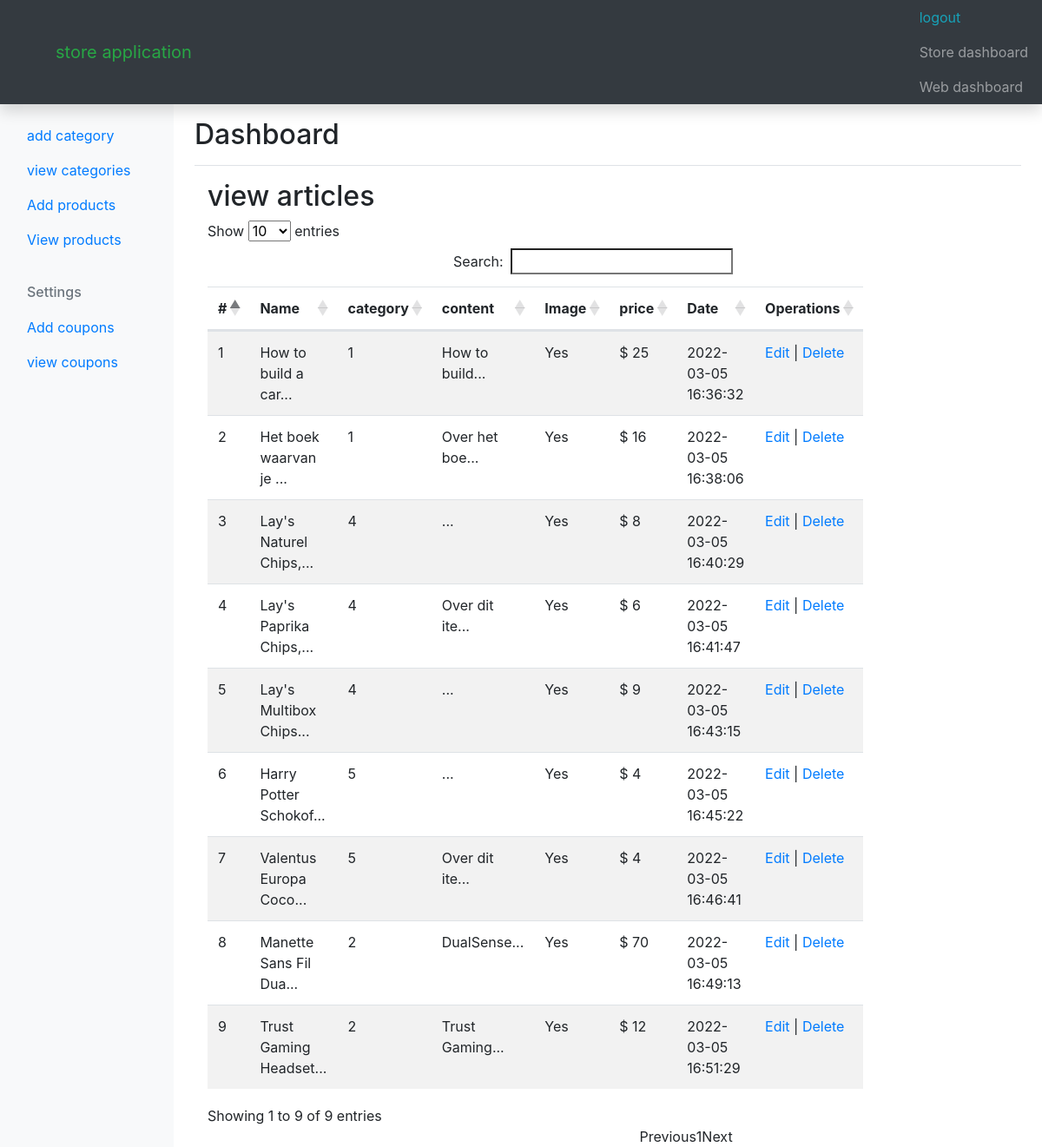
Page /adminstore/view-products.php (signed in) on the committed database.
### tables this page shows
CREATE TABLE IF NOT EXISTS `products` (
  `id` int(11) NOT NULL AUTO_INCREMENT,
  `Name` varchar(250) NOT NULL,
  `Description` text NOT NULL,
  `pic` varchar(250) NOT NULL,
  `Price` decimal(10,0) NOT NULL,
  `catid` varchar(250) NOT NULL,
  `slug` varchar(250) NOT NULL,
  `created` timestamp NOT NULL DEFAULT CURRENT_TIMESTAMP,
  PRIMARY KEY (`id`)
);

### adminstore/view-products.php (the view, shortened to what this page needs)
<?php
require_once('../includes/connect.php');
include ('inc/header.php');
include ('inc/navbar.php');
 ?>
    <main role="main" class="col-md-9 ml-sm-auto col-lg-10 px-md-4">
      <div class="d-flex justify-content-between flex-wrap flex-md-nowrap align-items-center pt-3 pb-2 mb-3 border-bottom">
        <h1 class="h2">Dashboard</h1>
      </div>
   <div class="col-sm-8">
   <h2>view articles</h2>
   <table class="table table-striped"   id="table_id">
    <thead>
      <tr>
                                    <th>#</th>
                                    <th>Name</th>
                                    <th>category</th>
                                    <th> content</th>
                                    <th>Image</th>
                                     <th>price</th>
                                    <th>Date</th>
                                    <th>Operations</th>
      </tr>
    </thead>
    <tbody>
    <?php
                                   $sql = "SELECT * FROM products ";
                                   $result = $db->prepare($sql);
                                   $result->execute();
                                   $res = $result->fetchAll(PDO::FETCH_ASSOC);
                                    foreach ($res as $post) {
  ?>
                                <tr>
                                    <td><?php echo $post['id']; ?></td>
                                    <td><?php echo substr($post['Name'], 0, 20); ?>...</td>
                                    <td><?php
                                       echo $post['catid'];
                                      ?>
                                    </td>
                                    <td><?php echo substr($post['Description'], 0, 12); ?>...</td>
                                    <td><?php if(isset($post['pic']) & !empty($post['pic'])){ echo "Yes"; }else{ echo "No"; } ?></td>
                                    <td> $ <?php echo $post['Price']; ?></td>
                                    <td><?php echo $post['created']; ?></td>
                                    <td><a href="edit-product.php?edit_id=<?php echo $post['id']; ?>">Edit</a> | <a href="?delete_id=<?php echo $post['id']; ?>" onclick="return confirm('sure to delete ?')">Delete</a></td>
                                </tr>
                                <?php } ?>
    </tbody>
  </table>
   </div>
    </main>
    <?php include ('inc/footer.php'); ?>

### rows in the picture
products: id "1", Name "How to build a car", catid "1", Description "How to build", pic "Yes", Price "25", created "2022-03-05 16:36:32"
products: id "2", Name "Het boek waarvan je", catid "1", Description "Over het boe", pic "Yes", Price "16", created "2022-03-05 16:38:06"
products: id "3", Name "Lay's Naturel Chips,", catid "4", pic "Yes", Price "8", created "2022-03-05 16:40:29"
products: id "4", Name "Lay's Paprika Chips,", catid "4", Description "Over dit ite", pic "Yes", Price "6", created "2022-03-05 16:41:47"
products: id "5", Name "Lay's Multibox Chips", catid "4", pic "Yes", Price "9", created "2022-03-05 16:43:15"
products: id "6", Name "Harry Potter Schokof", catid "5", pic "Yes", Price "4", created "2022-03-05 16:45:22"
products: id "7", Name "Valentus Europa Coco", catid "5", Description "Over dit ite", pic "Yes", Price "4", created "2022-03-05 16:46:41"
products: id "8", Name "Manette Sans Fil Dua", catid "2", Description "DualSense", pic "Yes", Price "70", created "2022-03-05 16:49:13"
products: id "9", Name "Trust Gaming Headset", catid "2", Description "Trust Gaming", pic "Yes", Price "12", created "2022-03-05 16:51:29"
